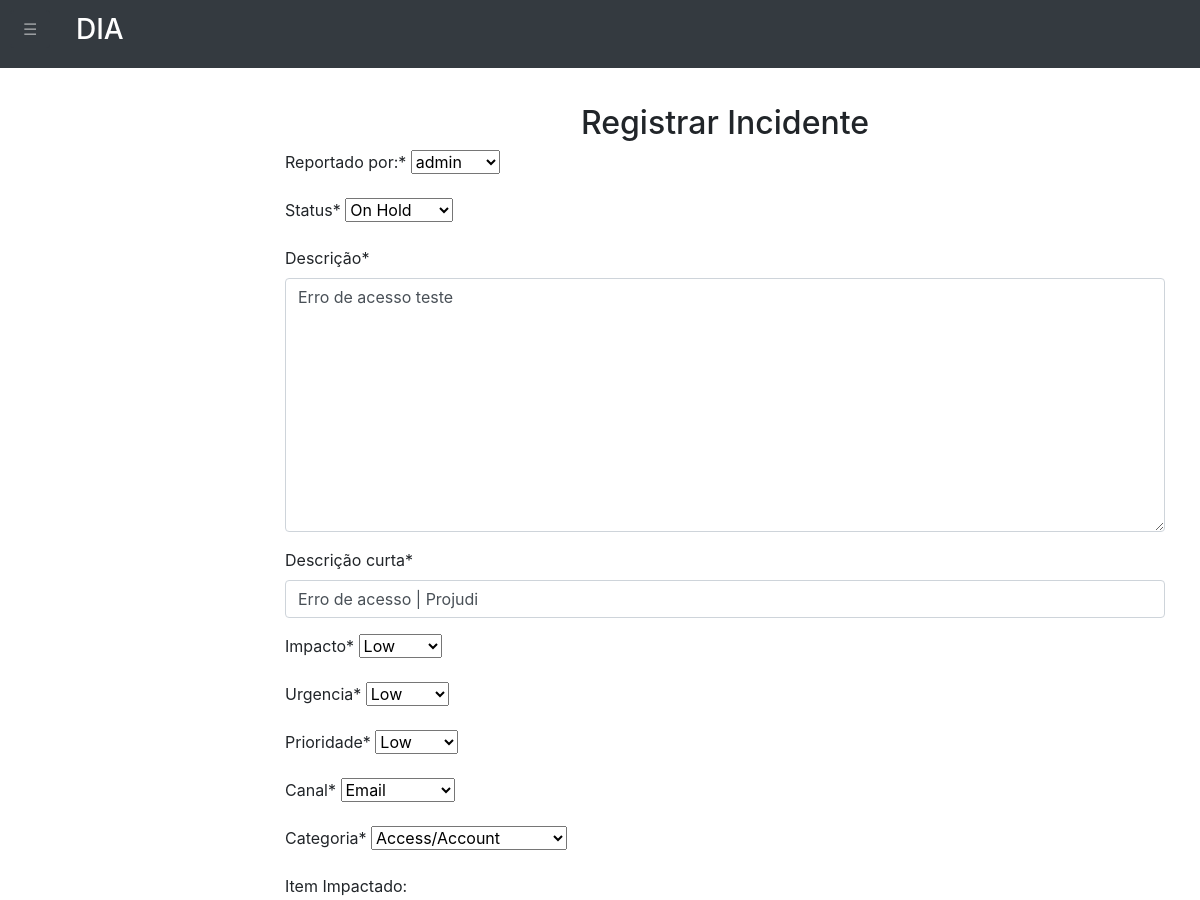
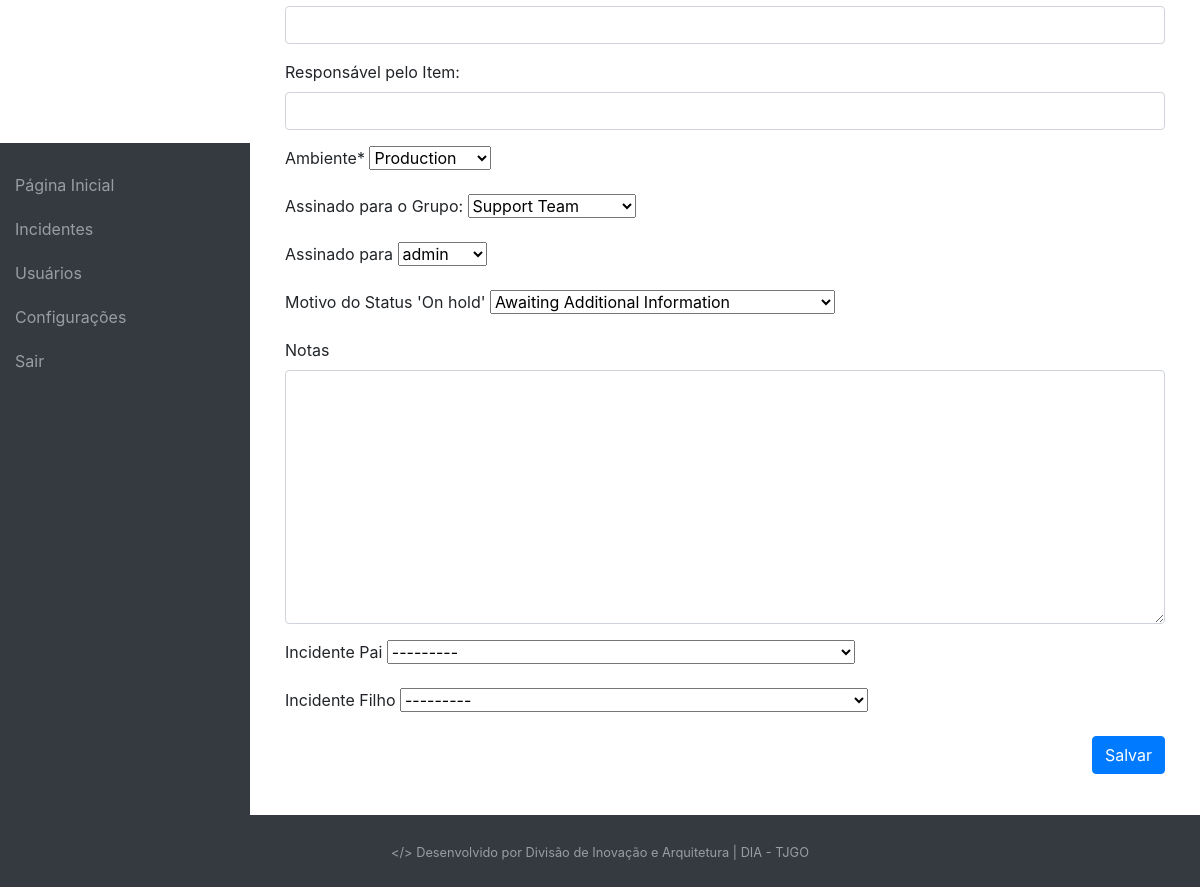
/incident/1, run on the app's committed database (2 pictures, top to bottom).
### incident_record/models.py (models this page shows, shortened)
class IncidentRecord(models.Model):
    STATUS_CHOICES = [
        ("new", "New"),
        ("assigned", "Assigned"),
        ("in_progress", "In Progress"),
        ("on_hold", "On Hold"),
        ("resolved", "Resolved"),
        ("closed", "Closed"),
        ("canceled", "Canceled"),
    ]
    IMPACT_CHOICES = [(1, "High"), (2, "Medium"), (3, "Low")]
    URGENCY_CHOICES = [(1, "High"), (2, "Medium"), (3, "Low")]
    PRIORITY_CHOICES = [(1, "High"), (2, "Medium"), (3, "Low")]
    CHANNEL_CHOICES = [
        ("event", "Event"),
        ("email", "Email"),
        ("phone", "Phone"),
        ("self_service", "Self-service"),
        ("chat", "Chat"),
    ]
    CATEGORY_CHOICES = [
        ("access_account", "Access/Account"),
        ("client_application", "Client Application"),
        ("data", "Data"),
        ("event_management", "Event Management"),
        ("hardware", "Hardware"),
        ("inquiry_help", "Inquiry/Help"),
        ("licenses_certificates", "Licenses & Certificates"),
        ("network", "Network"),
        ("security", "Security"),
        ("software", "Software"),
    ]
    ENVIRONMENT_CHOICES = [
        ("production", "Production"),
        ("qa", "QA"),
        ("staging", "Staging"),
        ("development", "Development"),
        ("sandbox", "Sandbox"),
        ("testing", "Testing"),
        ("uat", "UAT"),
    ]
    ASSIGNMENT_GROUP_CHOICES = [
        ("support_team", "Support Team"),
        ("development_team", "Development Team"),
        ("devops_team", "DevOps Team"),
    ]
    ON_HOLD_REASONS = [
        ("awaiting_info", "Awaiting Additional Information"),
        ("third_party_dependency", "Dependency on Third Parties/Other Teams"),
        ("maintenance_window", "Maintenance Window Needed"),
        ("awaiting_approval", "Awaiting Approval"),
        ("issue_stopped", "Issue Has Stopped Occurring"),
    ]
    caller = models.ForeignKey(User, on_delete=models.CASCADE, related_name="incidents")
    status = models.CharField(max_length=20, choices=STATUS_CHOICES, default="new")
    description = models.TextField()
    short_description = models.CharField(max_length=255)
    created_date = models.DateTimeField(auto_now_add=True)
    updated_date = models.DateTimeField(auto_now=True)
    deleted_date = models.DateTimeField(null=True, blank=True)
    created_by = models.ForeignKey(
        User,
        on_delete=models.SET_NULL,
        null=True,
        blank=True,
        related_name="created_incidents",
    )
    updated_by = models.ForeignKey(
        User,
        on_delete=models.SET_NULL,
        null=True,
        blank=True,
        related_name="updated_incidents",
    )
    deleted_by = models.ForeignKey(
        User,
        on_delete=models.SET_NULL,
        null=True,
        blank=True,
        related_name="deleted_incidents",
    )
    active = models.BooleanField(default=True)
    impact = models.IntegerField(choices=IMPACT_CHOICES)
    urgency = models.IntegerField(choices=URGENCY_CHOICES)
    priority = models.IntegerField(choices=PRIORITY_CHOICES)
    channel = models.CharField(max_length=20, choices=CHANNEL_CHOICES)
    category = models.CharField(max_length=50, choices=CATEGORY_CHOICES)
    impacted_item = models.CharField(max_length=255, null=True, blank=True)
    owner_item = models.CharField(max_length=255, null=True, blank=True)
    environment = models.CharField(max_length=20, choices=ENVIRONMENT_CHOICES)
    assignment_group = models.CharField(
        max_length=30, choices=ASSIGNMENT_GROUP_CHOICES, null=True, blank=True
    )
    assignment_to = models.ForeignKey(
        User,
        on_delete=models.SET_NULL,
        null=True,
        blank=True,
        related_name="assigned_incidents",
    )
    on_hold_reasons = models.CharField(
        max_length=50, choices=ON_HOLD_REASONS, null=True, blank=True
    )
    duration = models.DurationField(null=True, blank=True)
    notes = models.TextField(null=True, blank=True)
    activity = models.TextField(null=True, blank=True)
    parent_incident = models.ForeignKey(
        "self",
        on_delete=models.SET_NULL,
        null=True,
        blank=True,
        related_name="child_incidents",
    )
    child_incident = models.ForeignKey(
        "self",
        on_delete=models.SET_NULL,
        null=True,
        blank=True,
        related_name="parent_incidents",
    )
    resolved_by = models.ForeignKey(
        User,
        on_delete=models.SET_NULL,
        null=True,
        blank=True,
        related_name="resolved_incidents",
    )
    resolved_date = models.DateTimeField(null=True, blank=True)
    closed_by = models.ForeignKey(
        User,
        on_delete=models.SET_NULL,
        null=True,
        blank=True,
        related_name="closed_incidents",
    )
    closed_date = models.DateTimeField(null=True, blank=True)
    closure_notes = models.TextField(null=True, blank=True)
    root_cause = models.TextField(null=True, blank=True)
    def __str__(self):
        return f"{self.short_description} ({self.status})"
    class Meta:
        db_table = "incident_record"

### incident_record/views.py (the view, shortened to what this page needs)
# urls.py: path("<int:id>", IncidentUpdateView.as_view(), name="incident-update"),
class IncidentUpdateView(UpdateView):
    template_name = "incident_record/incident.html"
    form_class = IncidentForm
    def get_object(self):
        id = self.kwargs.get("id")
        return get_object_or_404(IncidentRecord, id=id)

### incident_record/templates/incident_record/incident.html (shortened to what this page needs)
{% extends "model-page.html" %} {% load crispy_forms_tags %} {% block content %}
<h2 class="text-center">Registrar Incidente</h2>
<form method="POST" class="form-container">
  {% csrf_token %} {{ form | crispy }}
  <button
    type="submit"
    class="btn btn-primary"
    style="float: right; margin-bottom: 5px"
  >
    Salvar
  </button>
</form>
{% endblock %}

### core/templates/model-page.html (shortened to what this page needs)
<!DOCTYPE html>
<html lang="pt-br">
  <head>
    <link
      rel="stylesheet"
      href="https://cdn.jsdelivr.net/npm/bootstrap@4.4.1/dist/css/bootstrap.min.css"
    />
  </head>
  <body class="d-flex flex-column">
    <header>{% include "model-header.html" %}</header>
    <nav>{% include "model-navbar.html" %}</nav>
    <main class="content" style="margin-top: 1em;" >
      <div class="container">{% block content %} {% endblock %}
      </div>
    </main>
    <footer class="py-4 bg-dark text-white-50">
      {% include "model-footer.html" %}
    </footer>
  </body>
</html>

### core/templates/model-header.html
<nav class="navbar navbar-expand-sm bg-dark navbar-dark">
    <a class="navbar-brand" href="{% url 'index'%}">
        <h3 style="margin-left: 60px;">DIA</h3>
    </a>
</nav>

### core/templates/model-navbar.html (shortened to what this page needs)
<button id="toggleSidebar" class="btn btn-dark text-white-50" style="float: left;" >☰</button>
<nav id="sidebar" class="sidebar bg-dark">
    <ul class="nav flex-column">
        <li class="nav-item">
            <a class="nav-link text-white-50" href="{% url 'index'%}">Página Inicial</a>
        </li>
        <li class="nav-item">
            <a class="nav-link text-white-50" href="{% url 'incident_record:incident-list' %}">
                Incidentes
            </a>
        </li>
        <li class="nav-item">
            <a class="nav-link text-white-50" href="#">Usuários</a>
        </li>
        <li class="nav-item">
            <a class="nav-link text-white-50" href="#">Configurações</a>
        </li>
        <li class="nav-item">
            <a class="nav-link text-white-50" href="{% url 'logout' %}">Sair</a>
        </li>
    </ul>
</nav>

### core/templates/model-footer.html
<div class="container text-center bg-dark">
  <small>&#60;/&#62; Desenvolvido por Divisão de Inovação e Arquitetura | DIA - TJGO</small>
</div>

### core/templates/model-navbar.html (style rules this page uses)
.sidebar { position: fixed; bottom: 0; left: 0; height: 93vh; width: 250px; padding-top: 20px; transition: width 0.3s ease-in-out; overflow: hidden; }
.sidebar .nav-link { padding: 10px 15px; display: block; color: white; }
.content { margin-left: 250px; padding: 20px; transition: margin-left 0.3s ease-in-out; }
#toggleSidebar { position: fixed; top: 10px; left: 10px; z-index: 1000; transition: left 0.3s ease-in-out; }

### core/templates/model-page.html (style rules this page uses)
html, body { height: 100%; }
main { flex: 1 0 auto; }
footer { flex-shrink: none; margin-top: 1em; }

### data on the page
IncidentRecord: caller "admin", status "On Hold", description "Erro de acesso teste", short_description "Erro de acesso | Projudi", impact "Low", urgency "Low", priority "Low", channel "Email", category "Access/Account", environment "Production", assignment_group "Support Team", assignment_to "admin", on_hold_reasons "Awaiting Additional Information", parent_incident "---------", child_incident "---------"
